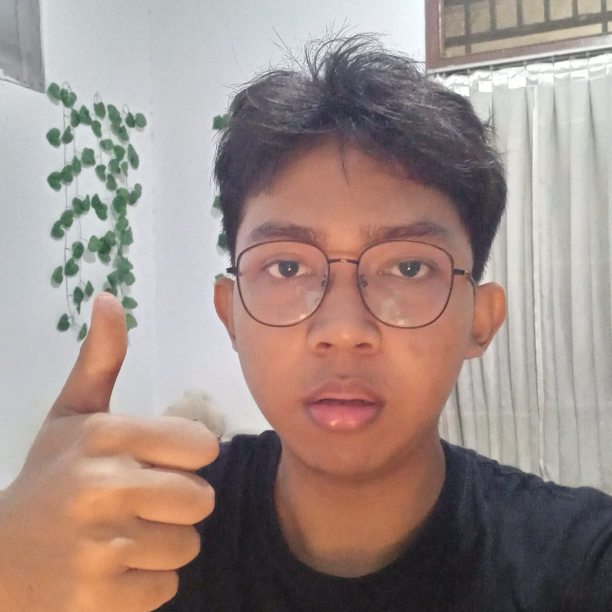
#> input picture Python Foundamental to advance/Day 25-29 OpenCV/Foto.jpg, 1224 x 1224 px, found by its file name (shown at 1/2 size)
$ python 'day26 Basic_Opertation.py'
#> lines starting #> are read from the running program, lines starting #| are printed output that depends on the picture
# import librarynya
import cv2

img = cv2.imread(r"Day 25-29 OpenCV\Foto.jpg")
#> img is the input picture: shape (1224, 1224, 3); mean B, G, R 135.7, 141.6, 159.6

# kita resize
resized_image = cv2.resize(img,(500, 500), interpolation= cv2.INTER_AREA)

# Ini untuk rotasi sebuah image
# rotated_image = cv2.rotate(resized_image, cv2.ROTATE_90_CLOCKWISE)

(h,w) = resized_image.shape[:2] #shape[0], shape[1]
#> h = 500; w = 500

# cropping image
cropped_image = resized_image[150:350,150:350]
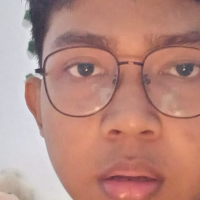
#> cropped_image: shape (200, 200, 3); mean B, G, R 128.7, 138.8, 184.2

# kita mencari titik tengah / titik origin
# center =(w//2, h//2)

# rotation_matrix = cv2.getRotationMatrix2D(center, 45, 1)
# rotated_image = cv2.warpAffine(resized_image, rotation_matrix,(w,h))

# Conversi warna gambar
# grayscale
gray_image = cv2.cvtColor(resized_image, cv2.COLOR_BGR2GRAY)

# hsv (hue,saturation,value)
hsv_image = cv2.cvtColor(resized_image, cv2.COLOR_HSV2BGR)
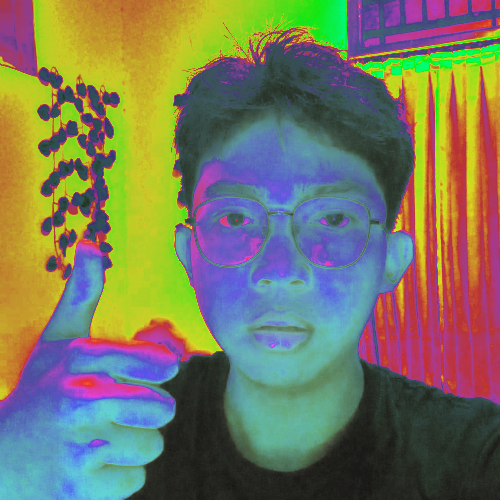
#> hsv_image: shape (500, 500, 3); mean B, G, R 95.8, 120.1, 119.7

# Pixel Manipulation
pixel = resized_image[100,100]
#> pixel = [190, 196, 186]

# Ubah warna pixel
resized_image[100:400,100:400] = [0,0,255]
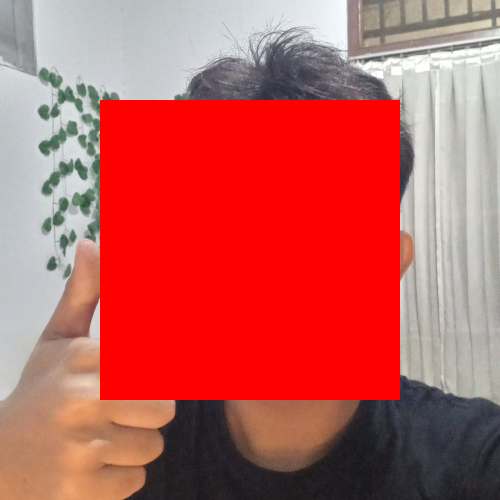
#> resized_image: shape (500, 500, 3); mean B, G, R 90.3, 93.8, 191.9

# flip gambar
flip_horizontal = cv2.flip(resized_image, 1)
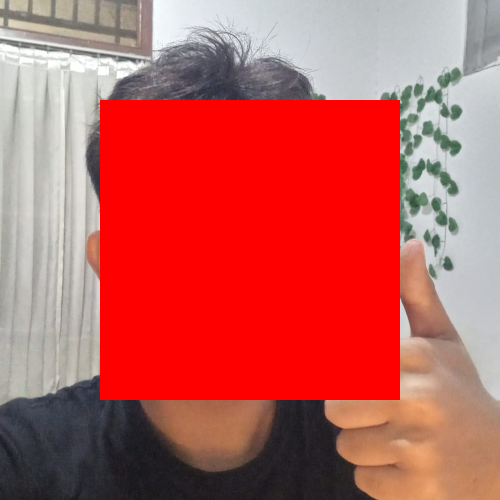
#> flip_horizontal: shape (500, 500, 3); mean B, G, R 90.3, 93.8, 191.9
flip_vertikal = cv2.flip(resized_image, 0)
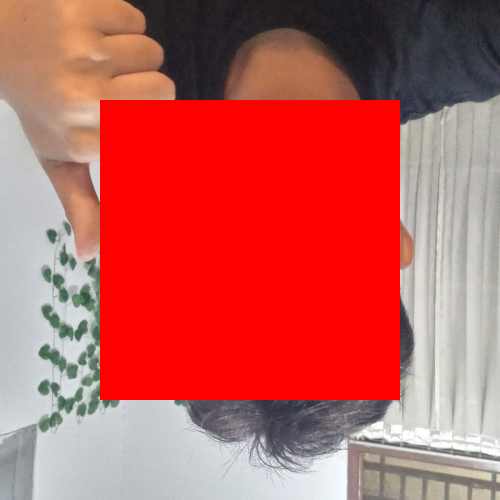
#> flip_vertikal: shape (500, 500, 3); mean B, G, R 90.3, 93.8, 191.9
flip_both = cv2.flip(resized_image, -1)
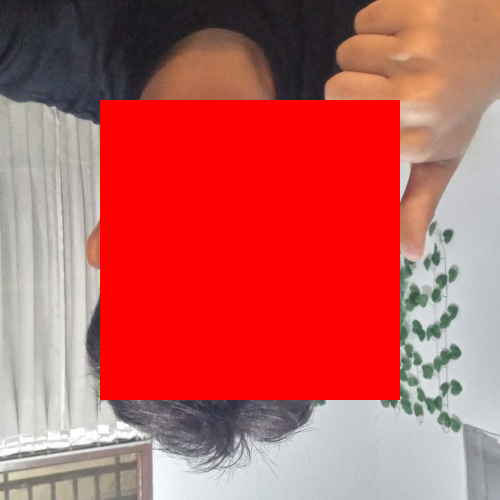
#> flip_both: shape (500, 500, 3); mean B, G, R 90.3, 93.8, 191.9

# cv2.imshow('Gambar 1', flip_horizontal)
# cv2.imshow("Gambar 2", flip_vertikal)
cv2.imshow("Gambar 3", resized_image)

cv2.waitKey(0)
cv2.destroyAllWindows()

# untuk save
cv2.imwrite(r'Day 25-29 OpenCV\Foto crop.jpg', cropped_image)
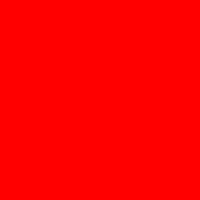
#> saved as Foto crop.jpg: shape (200, 200, 3); mean B, G, R 0, 0, 255

# Conversi warna gambar
# grayscale

$ run again, with Images/WhatsApp Image 2025-02-18 at 11.33.57.jpeg copied over Python Foundamental to advance/Day 25-29 OpenCV/Foto.jpg
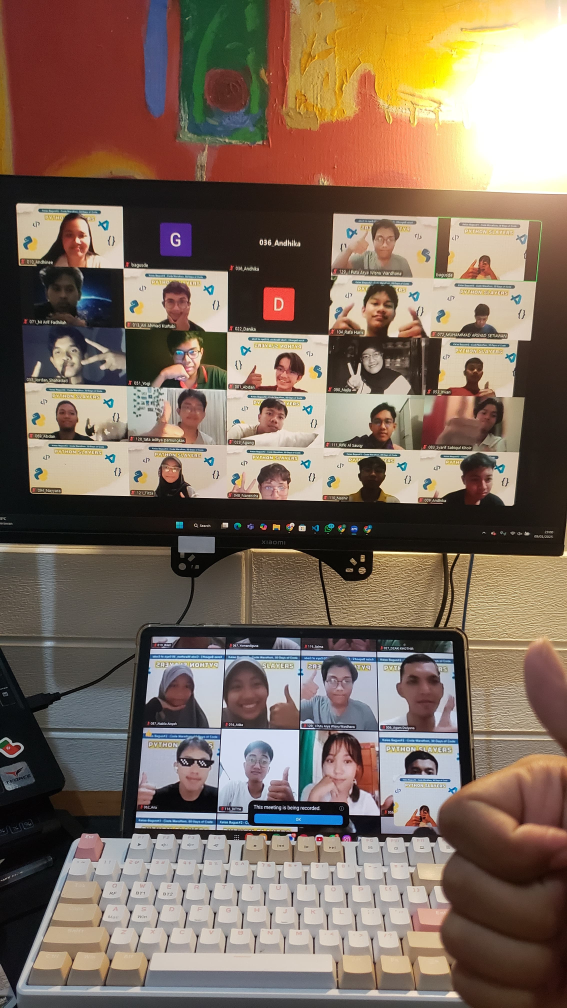
#> input picture Images/WhatsApp Image 2025-02-18 at 11.33.57.jpeg, 2268 x 4032 px, found by its file name (shown at 1/4 size)
#> img is the input picture: shape (4032, 2268, 3); mean B, G, R 94.5, 108.9, 127
#> `hsv_image = cv2.cvtColor(resized_image, cv2.COLOR_HSV2BGR)`:
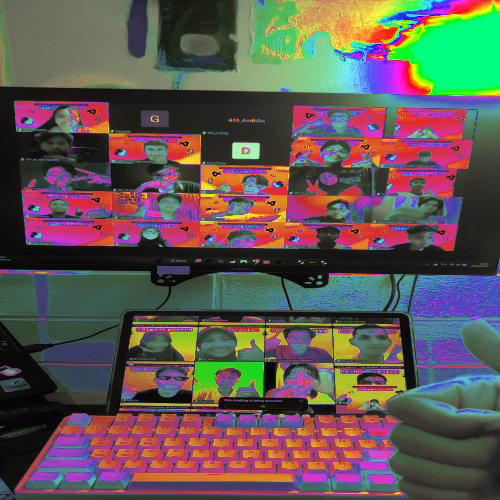
#> hsv_image: shape (500, 500, 3); mean B, G, R 83.3, 87.3, 97.6
#> pixel = [22, 24, 25]
#> `flip_both = cv2.flip(resized_image, -1)`:
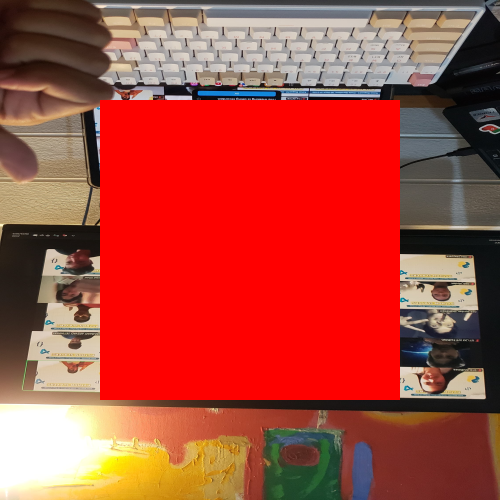
#> flip_both: shape (500, 500, 3); mean B, G, R 58.2, 69.8, 175.2

$ run again, with Images/WhatsApp Image 2025-02-18 at 11.34.03.jpeg copied over Python Foundamental to advance/Day 25-29 OpenCV/Foto.jpg
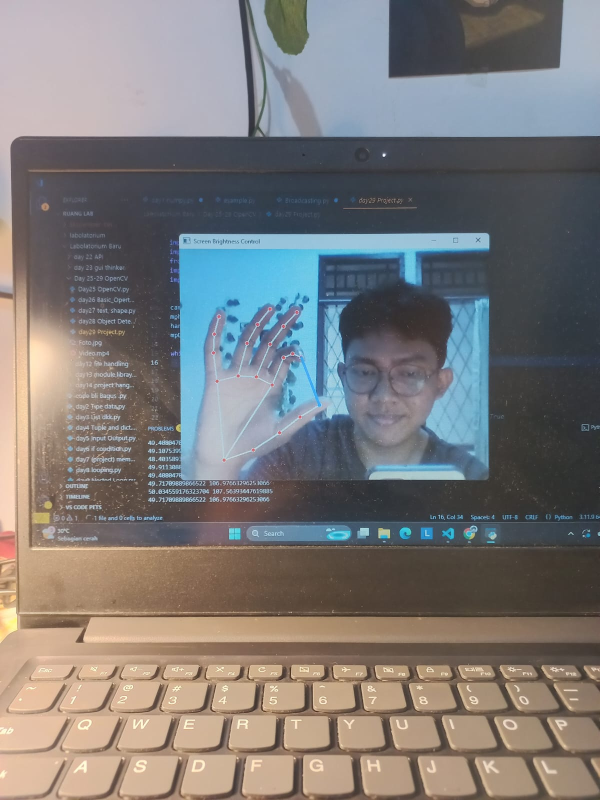
#> input picture Images/WhatsApp Image 2025-02-18 at 11.34.03.jpeg, 1200 x 1600 px, found by its file name (shown at 1/2 size)
#> img is the input picture: shape (1600, 1200, 3); mean B, G, R 120.8, 121.8, 124.2
#> `hsv_image = cv2.cvtColor(resized_image, cv2.COLOR_HSV2BGR)`:
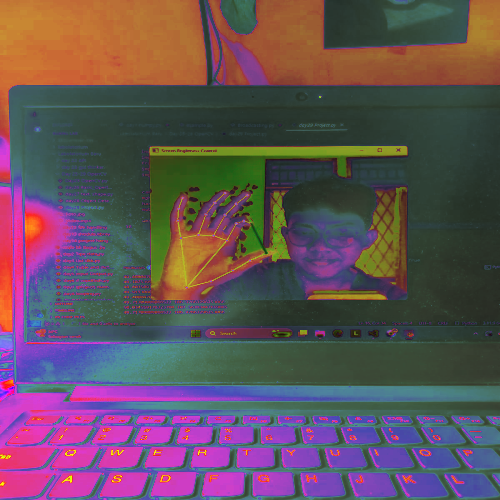
#> hsv_image: shape (500, 500, 3); mean B, G, R 88.9, 80.7, 99.1
#> pixel = [78, 72, 73]
#> `flip_both = cv2.flip(resized_image, -1)`:
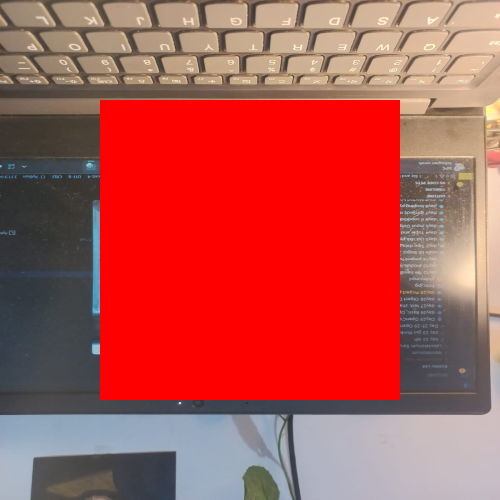
#> flip_both: shape (500, 500, 3); mean B, G, R 78.2, 82.2, 180.6
